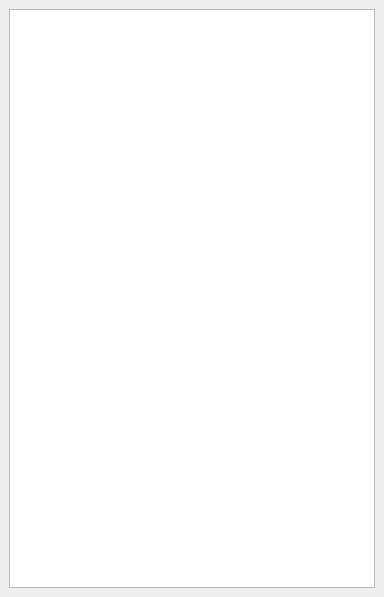
<?xml version="1.0" encoding="UTF-8"?>
<ui version="4.0">
 <class>FxPropertyEdit</class>
 <widget class="QDockWidget" name="FxPropertyEdit">
  <property name="geometry">
   <rect>
    <x>0</x>
    <y>0</y>
    <width>384</width>
    <height>597</height>
   </rect>
  </property>
  <property name="windowTitle">
   <string>属性编辑器</string>
  </property>
  <widget class="QWidget" name="dockWidgetContents">
   <layout class="QVBoxLayout" name="verticalLayout">
    <item>
     <widget class="QTreeView" name="m_treeView"/>
    </item>
   </layout>
  </widget>
 </widget>
 <resources/>
 <connections/>
</ui>
